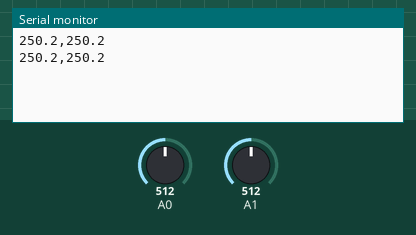
Simulated run of this sketch. Board: Arduino Uno, built with avr-gcc and run on an emulated ATmega328P. Parts: the last lines printed to the serial monitor. The test bench sets the inputs (shaded band); at power-on: A0 = 512, A1 = 512.

Above: at 1.3 s.
1.4 s: A0 set to 716
At 2.7 s:
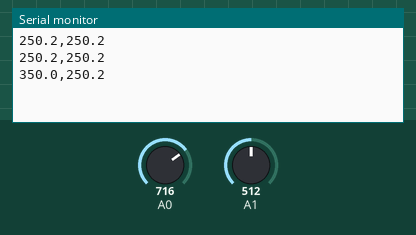
2.9 s: A1 set to 716
At 3.5 s:
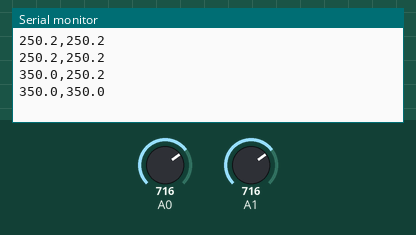
4.4 s: A0 set to 900
At 5.7 s:
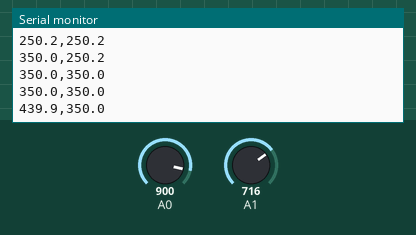
5.9 s: A1 set to 900
At 6.9 s:
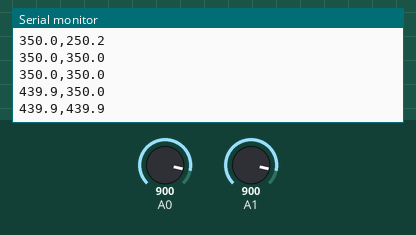
Timing chart, 0 to 8.4 s (numbered marks = the images above; inputs shaded):
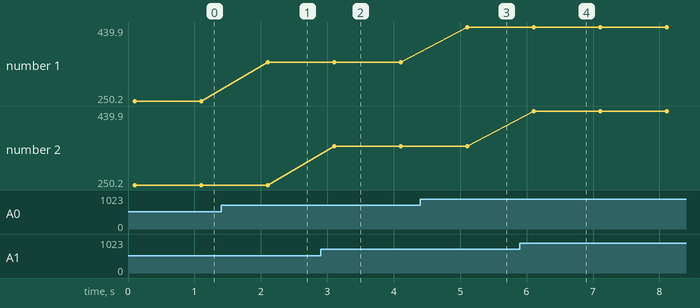

The sketch:

LM35_TempReader.ino
```cpp
/*
 * Du an: Doc nhiet do LM35 va gui qua Serial
 * Mon: Mang Cam Bien - Tuan 03
 * Cap nhat: Ho tro 2 kenh (A0, A1) - Dinh dang CSV
 */

int adcValue1, adcValue2;
float nhietDo1, nhietDo2;

void setup() {
  Serial.begin(9600);
  delay(100);
}

void loop() {
  // Doc cam bien 1 (Chan A0)
  adcValue1 = analogRead(A0);
  nhietDo1 = (adcValue1 * 500.0) / 1023.0;

  // Doc cam bien 2 (Chan A1)
  adcValue2 = analogRead(A1);
  nhietDo2 = (adcValue2 * 500.0) / 1023.0;

  // Gui du lieu dang CSV: nhietDo1,nhietDo2
  Serial.print(nhietDo1, 1);
  Serial.print(",");
  Serial.println(nhietDo2, 1);

  delay(1000);
}
```

Measured:
- after the input at 1.4 s, the serial monitor: prints a new line after 0.70 s (image 1)
- after the input at 2.9 s, the serial monitor: prints a new line after 0.20 s (image 2)
- after the input at 4.4 s, the serial monitor: prints a new line after 0.71 s (image 3)
- after the input at 5.9 s, the serial monitor: prints a new line after 0.21 s (image 4)
- plotted number 1: 250.2 → 350 after the input at 1.4 s, 350 → 439.9 after the input at 4.4 s
